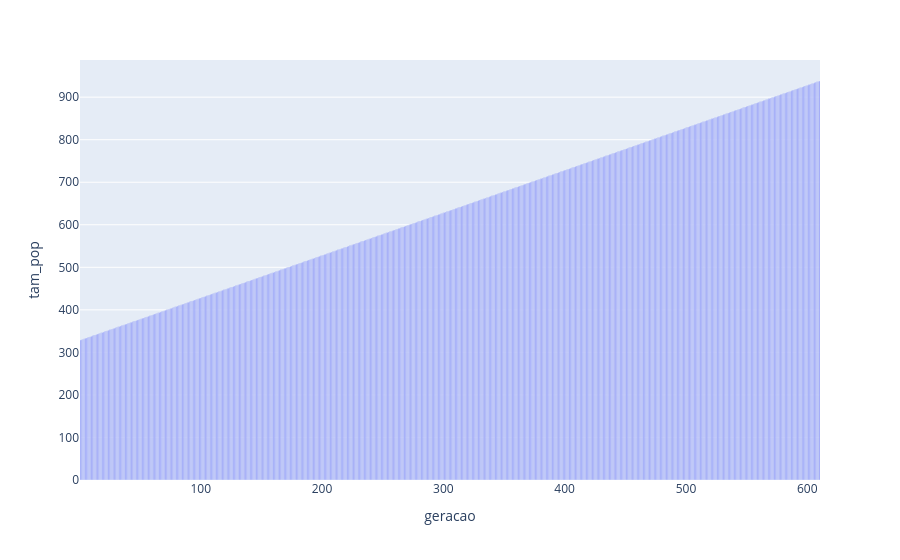

The notebook cell saved with this chart:
### Code cell
import plotly.express as px
px.bar(df_populacao.groupby('geracao').size().reset_index(name = 'tam_pop'), x = 'geracao', y = 'tam_pop')

### Figure 1 — Plotly figure (JSON) as saved in the notebook; plotly's stock layout.template omitted (floating-point values rounded to 4 significant figures; data arrays with more than 128 entries replaced by an {"elided": "..."} marker saying what was removed)
{"data": [{"hovertemplate": "geracao=%{x}<br>tam_pop=%{y}<extra></extra>", "legendgroup": "", "marker": {"color": "#636efa", "pattern": {"shape": ""}}, "name": "", "orientation": "v", "showlegend": false, "textposition": "auto", "type": "bar", "x": {"elided": "610 int values"}, "xaxis": "x", "y": {"elided": "610 int values"}, "yaxis": "y"}], "layout": {"barmode": "relative", "legend": {"tracegroupgap": 0}, "margin": {"t": 60}, "xaxis": {"anchor": "y", "domain": [0, 1], "title": {"text": "geracao"}}, "yaxis": {"anchor": "x", "domain": [0, 1], "title": {"text": "tam_pop"}}}}
